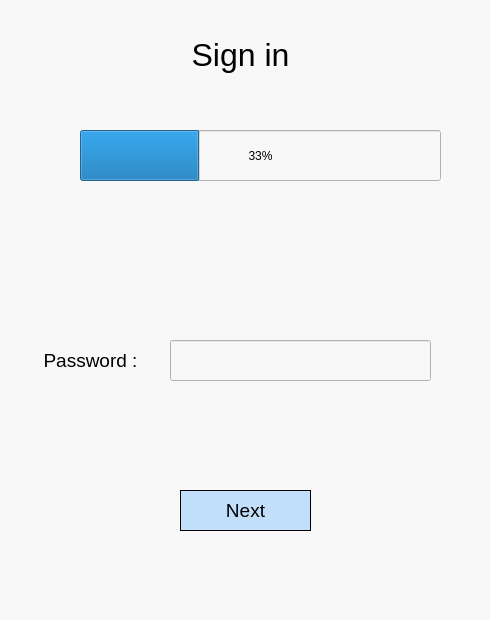
<?xml version="1.0" encoding="UTF-8"?>
<ui version="4.0">
 <class>Dialog</class>
 <widget class="QDialog" name="Dialog">
  <property name="geometry">
   <rect>
    <x>0</x>
    <y>0</y>
    <width>490</width>
    <height>620</height>
   </rect>
  </property>
  <property name="windowTitle">
   <string>Dialog</string>
  </property>
  <property name="styleSheet">
   <string notr="true">background-color: rgb(248, 248, 248);</string>
  </property>
  <widget class="QLabel" name="label">
   <property name="geometry">
    <rect>
     <x>30</x>
     <y>340</y>
     <width>121</width>
     <height>41</height>
    </rect>
   </property>
   <property name="text">
    <string>&lt;html&gt;&lt;head/&gt;&lt;body&gt;&lt;p align=&quot;center&quot;&gt;&lt;span style=&quot; font-size:14pt; color:#000000;&quot;&gt;Password :&lt;/span&gt;&lt;/p&gt;&lt;/body&gt;&lt;/html&gt;</string>
   </property>
  </widget>
  <widget class="QLineEdit" name="password">
   <property name="geometry">
    <rect>
     <x>170</x>
     <y>340</y>
     <width>261</width>
     <height>41</height>
    </rect>
   </property>
   <property name="styleSheet">
    <string notr="true">background-color: rgb(248, 248, 248);</string>
   </property>
   <property name="text">
    <string/>
   </property>
  </widget>
  <widget class="QPushButton" name="nextButton">
   <property name="geometry">
    <rect>
     <x>180</x>
     <y>490</y>
     <width>131</width>
     <height>41</height>
    </rect>
   </property>
   <property name="font">
    <font>
     <pointsize>14</pointsize>
    </font>
   </property>
   <property name="styleSheet">
    <string notr="true">border: 0.5px solid #000000;
background-color: rgb(138, 198, 253,0.5);</string>
   </property>
   <property name="text">
    <string>Next</string>
   </property>
  </widget>
  <widget class="QProgressBar" name="progressBar">
   <property name="geometry">
    <rect>
     <x>80</x>
     <y>130</y>
     <width>361</width>
     <height>51</height>
    </rect>
   </property>
   <property name="value">
    <number>33</number>
   </property>
  </widget>
  <widget class="QLabel" name="label_2">
   <property name="geometry">
    <rect>
     <x>170</x>
     <y>30</y>
     <width>141</width>
     <height>51</height>
    </rect>
   </property>
   <property name="text">
    <string>&lt;html&gt;&lt;head/&gt;&lt;body&gt;&lt;p align=&quot;center&quot;&gt;&lt;span style=&quot; font-size:24pt; color:#000000;&quot;&gt;Sign in&lt;/span&gt;&lt;/p&gt;&lt;/body&gt;&lt;/html&gt;</string>
   </property>
  </widget>
 </widget>
 <resources/>
 <connections/>
</ui>
